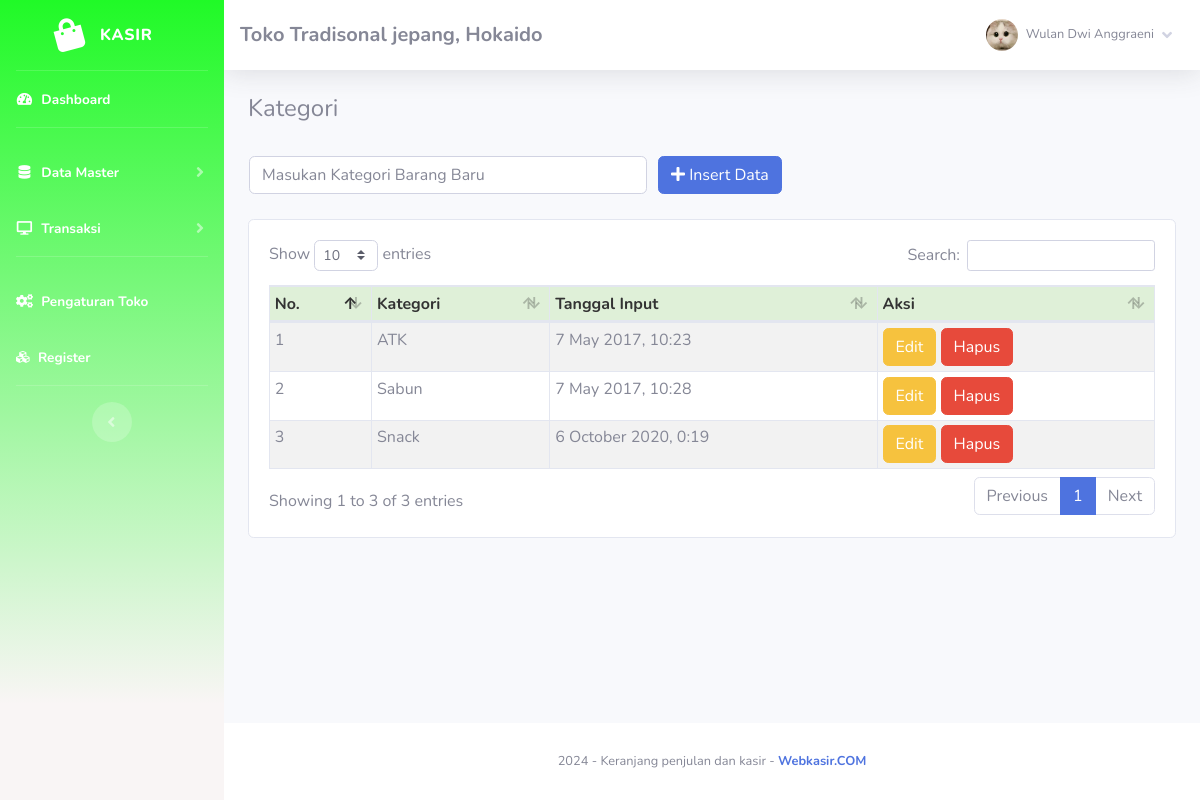
The page /index.php?page=kategori (signed in) on the database its author committed.
### tables this page shows
CREATE TABLE `toko` (
  `id_toko` int(11) NOT NULL,
  `nama_toko` varchar(255) NOT NULL,
  `alamat_toko` text NOT NULL,
  `tlp` varchar(255) NOT NULL,
  `nama_pemilik` varchar(255) NOT NULL
);

CREATE TABLE `member` (
  `id_member` int(11) NOT NULL,
  `nm_member` varchar(255) DEFAULT NULL,
  `alamat_member` text DEFAULT NULL,
  `telepon` varchar(255) DEFAULT NULL,
  `email` varchar(255) DEFAULT NULL,
  `gambar` text DEFAULT NULL,
  `NIK` text DEFAULT NULL,
  `status` enum('1','2') NOT NULL,
  `user` varchar(255) NOT NULL,
  `pass` varchar(255) NOT NULL
);

CREATE TABLE `kategori` (
  `id_kategori` int(11) NOT NULL,
  `nama_kategori` varchar(255) NOT NULL,
  `tgl_input` varchar(255) NOT NULL
);

### fungsi/view/view.php (called while the page is built, shortened)
<?php
class view
{
    protected $db;
    public function __construct($db)
    {
        $this->db = $db;
    }
    public function member_edit($id)
    {
        $sql = "SELECT * FROM member WHERE id_member=?";
        $row = $this->db->prepare($sql);
        $row->execute(array($id));
        $hasil = $row->fetch();
        return $hasil;
    }
    public function toko()
    {
        $sql = "select*from toko where id_toko='1'";
        $row = $this->db->prepare($sql);
        $row->execute();
        $hasil = $row->fetch();
        return $hasil;
    }
    public function kategori()
    {
        $sql = "select*from kategori";
        $row = $this->db->prepare($sql);
        $row->execute();
        $hasil = $row->fetchAll();
        return $hasil;
    }
}

### admin/module/kategori/index.php (the view, shortened to what this page needs)
<h4>Kategori</h4>
<br />
<?php
	if(!empty($_GET['uid'])){
	$sql = "SELECT * FROM kategori WHERE id_kategori = ?";
	$row = $config->prepare($sql);
	$row->execute(array($_GET['uid']));
	$edit = $row->fetch();
?>
<form method="POST" action="fungsi/edit/edit.php?kategori=edit">
    <table>
        <tr>
            <td style="width:25pc;"><input type="text" class="form-control" value="<?= $edit['nama_kategori'];?>"
                    required name="kategori" placeholder="Masukan Kategori Barang Baru">
                <input type="hidden" name="id" value="<?= $edit['id_kategori'];?>">
            </td>
            <td style="padding-left:10px;"><button id="tombol-simpan" class="btn btn-primary"><i class="fa fa-edit"></i>
                    Ubah Data</button></td>
        </tr>
    </table>
</form>
<?php }else{?>
<form method="POST" action="fungsi/tambah/tambah.php?kategori=tambah">
    <table>
        <tr>
            <td style="width:25pc;"><input type="text" class="form-control" required name="kategori"
                    placeholder="Masukan Kategori Barang Baru"></td>
            <td style="padding-left:10px;"><button id="tombol-simpan" class="btn btn-primary"><i class="fa fa-plus"></i>
                    Insert Data</button></td>
        </tr>
    </table>
</form>
<?php }?>
<br />
<div class="card card-body">
    <div class="table-responsive">
        <table class="table table-bordered table-striped table-sm" id="example1">
            <thead>
                <tr style="background:#DFF0D8;color:#333;">
                    <th>No.</th>
                    <th>Kategori</th>
                    <th>Tanggal Input</th>
                    <th>Aksi</th>
                </tr>
            </thead>
            <tbody>
                <?php
				$hasil = $lihat -> kategori();
				$no=1;
				foreach($hasil as $isi){
			?>
                <tr>
                    <td><?php echo $no;?></td>
                    <td><?php echo $isi['nama_kategori'];?></td>
                    <td><?php echo $isi['tgl_input'];?></td>
                    <td>
                        <a href="index.php?page=kategori&uid=<?php echo $isi['id_kategori'];?>"><button
                                class="btn btn-warning">Edit</button></a>
                        <a href="fungsi/hapus/hapus.php?kategori=hapus&id=<?php echo $isi['id_kategori'];?>"
                            onclick="javascript:return confirm('Hapus Data Kategori ?');"><button
                                class="btn btn-danger">Hapus</button></a>
                    </td>
                </tr>
                <?php $no++; }?>
            </tbody>
        </table>
    </div>
</div>

### admin/template/sidebar.php (shortened to what this page needs)
<?php
    $id = $_SESSION['admin']['id_member'];
    $hasil_profil = $lihat -> member_edit($id);
?>
<ul class="navbar-nav sidebar sidebar-dark accordion" style="background: rgb(249,245,245);
background: linear-gradient(0deg, rgba(249,245,245,1) 12%, rgba(32,250,39,1) 100%);" id="accordionSidebar">
    <a class="sidebar-brand d-flex align-items-center justify-content-center" href="index.php">
        <div class="sidebar-brand-icon rotate-n-15">
        <i class="fa fa-shopping-bag" aria-hidden="true"></i>
        </div>
        <div class="sidebar-brand-text mx-3">Kasir<sup></sup></div>
    </a>
    <hr class="sidebar-divider my-0">
    <li class="nav-item active">
        <a class="nav-link" href="index.php">
            <i class="fas fa-fw fa-tachometer-alt"></i>
            <span>Dashboard</span></a>
    </li>
    <hr class="sidebar-divider">
    <li class="nav-item active">
        <a class="nav-link collapsed" href="#" data-toggle="collapse" data-target="#collapseTwo" aria-expanded="true"
            aria-controls="collapseTwo">
            <i class="fas fa-fw fa-database"></i>
            <span>Data Master</span>
        </a>
    </li>
    <li class="nav-item active">
        <a class="nav-link collapsed" href="#" data-toggle="collapse" data-target="#collapse3" aria-expanded="true"
            aria-controls="collapse3">
            <i class="fas fa-fw fa-desktop"></i>
            <span>Transaksi</span>
        </a>
    </li>
    <hr class="sidebar-divider">
    <li class="nav-item active">
        <a class="nav-link" href="index.php?page=pengaturan">
            <i class="fas fa-fw fa-cogs"></i>
            <span>Pengaturan Toko</span></a>
    </li>
    <li class="nav-item active">
        <a class="nav-link" href="register.php">
        <i class="fa fa-cubes" aria-hidden="true"></i>
            <span>Register</span></a>
    </li>
    <hr class="sidebar-divider d-none d-md-block">
    <div class="text-center d-none d-md-inline">
        <button class="rounded-circle border-0" id="sidebarToggle"></button>
    </div>
</ul>
<div id="content-wrapper" class="d-flex flex-column">
    <div id="content">
        <nav class="navbar navbar-expand navbar-light bg-white topbar mb-4 static-top shadow">
            <h5 class="d-lg-block d-none mt-2"><b><?php echo $toko['nama_toko'];?>, <?php echo $toko['alamat_toko'];?></b></h5>
            <ul class="navbar-nav ml-auto">
                <li class="nav-item dropdown no-arrow">
                    <a class="nav-link dropdown-toggle" href="#" id="userDropdown" role="button" data-toggle="dropdown"
                        aria-haspopup="true" aria-expanded="false">
                        <img class="img-profile rounded-circle"
                            src="assets/img/user/<?php echo $hasil_profil['gambar'];?>">
                        <span
                            class="mr-2 d-none d-lg-inline text-gray-600 small ml-2"><?php echo $hasil_profil['nm_member'];?></span>
                        <i class="fas fa-angle-down"></i>
                    </a>
                </li>
            </ul>
        </nav>
        <div class="container-fluid">

### rows shown on the page
toko: nama_toko "Toko Tradisonal jepang", alamat_toko "Hokaido"
member: gambar (picture), nm_member "Wulan Dwi Anggraeni"
kategori: nama_kategori "ATK", tgl_input "7 May 2017, 10:23"
kategori: nama_kategori "Sabun", tgl_input "7 May 2017, 10:28"
kategori: nama_kategori "Snack", tgl_input "6 October 2020, 0:19"
